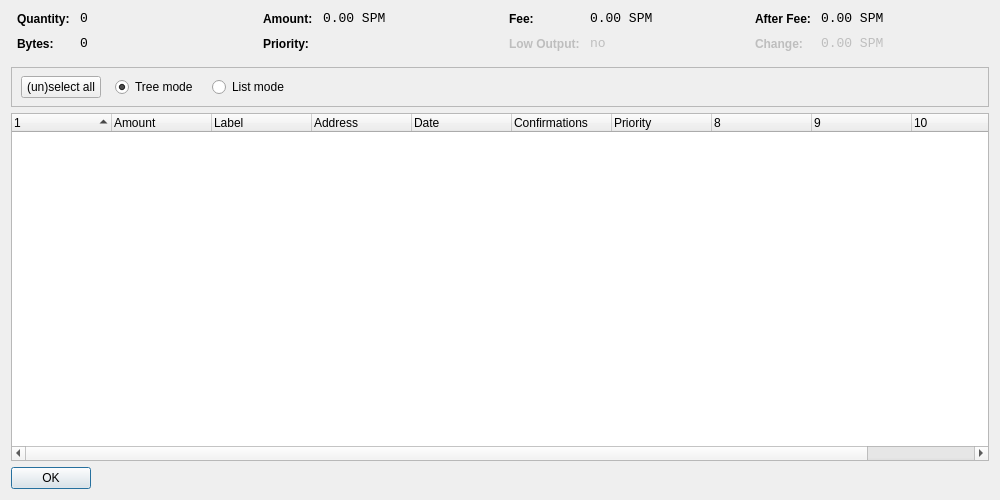
<?xml version="1.0" encoding="UTF-8"?>
<ui version="4.0">
 <class>CoinControlDialog</class>
 <widget class="QDialog" name="CoinControlDialog">
  <property name="geometry">
   <rect>
    <x>0</x>
    <y>0</y>
    <width>1000</width>
    <height>500</height>
   </rect>
  </property>
  <property name="windowTitle">
   <string>Coin Control</string>
  </property>
  <layout class="QVBoxLayout" name="verticalLayout">
   <item>
    <layout class="QHBoxLayout" name="horizontalLayoutTop" stretch="0,0,0,0">
     <property name="topMargin">
      <number>0</number>
     </property>
     <property name="bottomMargin">
      <number>10</number>
     </property>
     <item>
      <layout class="QFormLayout" name="formLayoutCoinControl1">
       <property name="horizontalSpacing">
        <number>10</number>
       </property>
       <property name="verticalSpacing">
        <number>10</number>
       </property>
       <property name="leftMargin">
        <number>6</number>
       </property>
       <property name="rightMargin">
        <number>6</number>
       </property>
       <item row="0" column="0">
        <widget class="QLabel" name="labelCoinControlQuantityText">
         <property name="styleSheet">
          <string notr="true">font-weight:bold;</string>
         </property>
         <property name="text">
          <string>Quantity:</string>
         </property>
        </widget>
       </item>
       <item row="0" column="1">
        <widget class="QLabel" name="labelCoinControlQuantity">
         <property name="font">
          <font>
           <family>Monospace</family>
           <pointsize>10</pointsize>
          </font>
         </property>
         <property name="cursor">
          <cursorShape>IBeamCursor</cursorShape>
         </property>
         <property name="contextMenuPolicy">
          <enum>Qt::ActionsContextMenu</enum>
         </property>
         <property name="text">
          <string notr="true">0</string>
         </property>
         <property name="textInteractionFlags">
          <set>Qt::LinksAccessibleByMouse|Qt::TextSelectableByKeyboard|Qt::TextSelectableByMouse</set>
         </property>
        </widget>
       </item>
       <item row="1" column="0">
        <widget class="QLabel" name="labelCoinControlBytesText">
         <property name="styleSheet">
          <string notr="true">font-weight:bold;</string>
         </property>
         <property name="text">
          <string>Bytes:</string>
         </property>
        </widget>
       </item>
       <item row="1" column="1">
        <widget class="QLabel" name="labelCoinControlBytes">
         <property name="font">
          <font>
           <family>Monospace</family>
           <pointsize>10</pointsize>
          </font>
         </property>
         <property name="cursor">
          <cursorShape>IBeamCursor</cursorShape>
         </property>
         <property name="contextMenuPolicy">
          <enum>Qt::ActionsContextMenu</enum>
         </property>
         <property name="text">
          <string notr="true">0</string>
         </property>
         <property name="textInteractionFlags">
          <set>Qt::LinksAccessibleByMouse|Qt::TextSelectableByKeyboard|Qt::TextSelectableByMouse</set>
         </property>
        </widget>
       </item>
      </layout>
     </item>
     <item>
      <layout class="QFormLayout" name="formLayoutCoinControl2">
       <property name="horizontalSpacing">
        <number>10</number>
       </property>
       <property name="verticalSpacing">
        <number>10</number>
       </property>
       <property name="leftMargin">
        <number>6</number>
       </property>
       <property name="rightMargin">
        <number>6</number>
       </property>
       <item row="0" column="0">
        <widget class="QLabel" name="labelCoinControlAmountText">
         <property name="styleSheet">
          <string notr="true">font-weight:bold;</string>
         </property>
         <property name="text">
          <string>Amount:</string>
         </property>
        </widget>
       </item>
       <item row="0" column="1">
        <widget class="QLabel" name="labelCoinControlAmount">
         <property name="font">
          <font>
           <family>Monospace</family>
           <pointsize>10</pointsize>
          </font>
         </property>
         <property name="cursor">
          <cursorShape>IBeamCursor</cursorShape>
         </property>
         <property name="contextMenuPolicy">
          <enum>Qt::ActionsContextMenu</enum>
         </property>
         <property name="text">
          <string notr="true">0.00 SPM</string>
         </property>
         <property name="textInteractionFlags">
          <set>Qt::LinksAccessibleByMouse|Qt::TextSelectableByKeyboard|Qt::TextSelectableByMouse</set>
         </property>
        </widget>
       </item>
       <item row="1" column="0">
        <widget class="QLabel" name="labelCoinControlPriorityText">
         <property name="styleSheet">
          <string notr="true">font-weight:bold;</string>
         </property>
         <property name="text">
          <string>Priority:</string>
         </property>
        </widget>
       </item>
       <item row="1" column="1">
        <widget class="QLabel" name="labelCoinControlPriority">
         <property name="font">
          <font>
           <family>Monospace</family>
           <pointsize>10</pointsize>
          </font>
         </property>
         <property name="cursor">
          <cursorShape>IBeamCursor</cursorShape>
         </property>
         <property name="contextMenuPolicy">
          <enum>Qt::ActionsContextMenu</enum>
         </property>
         <property name="text">
          <string/>
         </property>
         <property name="textInteractionFlags">
          <set>Qt::LinksAccessibleByMouse|Qt::TextSelectableByKeyboard|Qt::TextSelectableByMouse</set>
         </property>
        </widget>
       </item>
      </layout>
     </item>
     <item>
      <layout class="QFormLayout" name="formLayoutCoinControl3">
       <property name="horizontalSpacing">
        <number>10</number>
       </property>
       <property name="verticalSpacing">
        <number>10</number>
       </property>
       <property name="leftMargin">
        <number>6</number>
       </property>
       <property name="rightMargin">
        <number>6</number>
       </property>
       <item row="0" column="0">
        <widget class="QLabel" name="labelCoinControlFeeText">
         <property name="styleSheet">
          <string notr="true">font-weight:bold;</string>
         </property>
         <property name="text">
          <string>Fee:</string>
         </property>
        </widget>
       </item>
       <item row="0" column="1">
        <widget class="QLabel" name="labelCoinControlFee">
         <property name="font">
          <font>
           <family>Monospace</family>
           <pointsize>10</pointsize>
          </font>
         </property>
         <property name="cursor">
          <cursorShape>IBeamCursor</cursorShape>
         </property>
         <property name="contextMenuPolicy">
          <enum>Qt::ActionsContextMenu</enum>
         </property>
         <property name="text">
          <string notr="true">0.00 SPM</string>
         </property>
         <property name="textInteractionFlags">
          <set>Qt::LinksAccessibleByMouse|Qt::TextSelectableByKeyboard|Qt::TextSelectableByMouse</set>
         </property>
        </widget>
       </item>
       <item row="1" column="0">
        <widget class="QLabel" name="labelCoinControlLowOutputText">
         <property name="enabled">
          <bool>false</bool>
         </property>
         <property name="styleSheet">
          <string notr="true">font-weight:bold;</string>
         </property>
         <property name="text">
          <string>Low Output:</string>
         </property>
        </widget>
       </item>
       <item row="1" column="1">
        <widget class="QLabel" name="labelCoinControlLowOutput">
         <property name="enabled">
          <bool>false</bool>
         </property>
         <property name="font">
          <font>
           <family>Monospace</family>
           <pointsize>10</pointsize>
          </font>
         </property>
         <property name="cursor">
          <cursorShape>IBeamCursor</cursorShape>
         </property>
         <property name="contextMenuPolicy">
          <enum>Qt::ActionsContextMenu</enum>
         </property>
         <property name="text">
          <string notr="true">no</string>
         </property>
         <property name="textInteractionFlags">
          <set>Qt::LinksAccessibleByMouse|Qt::TextSelectableByKeyboard|Qt::TextSelectableByMouse</set>
         </property>
        </widget>
       </item>
      </layout>
     </item>
     <item>
      <layout class="QFormLayout" name="formLayoutCoinControl4">
       <property name="horizontalSpacing">
        <number>10</number>
       </property>
       <property name="verticalSpacing">
        <number>10</number>
       </property>
       <property name="leftMargin">
        <number>6</number>
       </property>
       <property name="rightMargin">
        <number>6</number>
       </property>
       <item row="0" column="0">
        <widget class="QLabel" name="labelCoinControlAfterFeeText">
         <property name="styleSheet">
          <string notr="true">font-weight:bold;</string>
         </property>
         <property name="text">
          <string>After Fee:</string>
         </property>
        </widget>
       </item>
       <item row="0" column="1">
        <widget class="QLabel" name="labelCoinControlAfterFee">
         <property name="font">
          <font>
           <family>Monospace</family>
           <pointsize>10</pointsize>
          </font>
         </property>
         <property name="cursor">
          <cursorShape>IBeamCursor</cursorShape>
         </property>
         <property name="contextMenuPolicy">
          <enum>Qt::ActionsContextMenu</enum>
         </property>
         <property name="text">
          <string notr="true">0.00 SPM</string>
         </property>
         <property name="textInteractionFlags">
          <set>Qt::LinksAccessibleByMouse|Qt::TextSelectableByKeyboard|Qt::TextSelectableByMouse</set>
         </property>
        </widget>
       </item>
       <item row="1" column="0">
        <widget class="QLabel" name="labelCoinControlChangeText">
         <property name="enabled">
          <bool>false</bool>
         </property>
         <property name="styleSheet">
          <string notr="true">font-weight:bold;</string>
         </property>
         <property name="text">
          <string>Change:</string>
         </property>
        </widget>
       </item>
       <item row="1" column="1">
        <widget class="QLabel" name="labelCoinControlChange">
         <property name="enabled">
          <bool>false</bool>
         </property>
         <property name="font">
          <font>
           <family>Monospace</family>
           <pointsize>10</pointsize>
          </font>
         </property>
         <property name="cursor">
          <cursorShape>IBeamCursor</cursorShape>
         </property>
         <property name="contextMenuPolicy">
          <enum>Qt::ActionsContextMenu</enum>
         </property>
         <property name="text">
          <string notr="true">0.00 SPM</string>
         </property>
         <property name="textInteractionFlags">
          <set>Qt::LinksAccessibleByMouse|Qt::TextSelectableByKeyboard|Qt::TextSelectableByMouse</set>
         </property>
        </widget>
       </item>
      </layout>
     </item>
    </layout>
   </item>
   <item>
    <widget class="QFrame" name="frame">
     <property name="minimumSize">
      <size>
       <width>0</width>
       <height>40</height>
      </size>
     </property>
     <property name="frameShape">
      <enum>QFrame::StyledPanel</enum>
     </property>
     <property name="frameShadow">
      <enum>QFrame::Sunken</enum>
     </property>
     <widget class="QWidget" name="horizontalLayoutWidget">
      <property name="geometry">
       <rect>
        <x>10</x>
        <y>0</y>
        <width>781</width>
        <height>41</height>
       </rect>
      </property>
      <layout class="QHBoxLayout" name="horizontalLayoutPanel" stretch="0,0,0,0,0">
       <property name="spacing">
        <number>14</number>
       </property>
       <item>
        <widget class="QPushButton" name="pushButtonSelectAll">
         <property name="sizePolicy">
          <sizepolicy hsizetype="Maximum" vsizetype="Fixed">
           <horstretch>0</horstretch>
           <verstretch>0</verstretch>
          </sizepolicy>
         </property>
         <property name="text">
          <string>(un)select all</string>
         </property>
        </widget>
       </item>
       <item>
        <widget class="QRadioButton" name="radioTreeMode">
         <property name="sizePolicy">
          <sizepolicy hsizetype="Maximum" vsizetype="Fixed">
           <horstretch>0</horstretch>
           <verstretch>0</verstretch>
          </sizepolicy>
         </property>
         <property name="text">
          <string>Tree mode</string>
         </property>
         <property name="checked">
          <bool>true</bool>
         </property>
        </widget>
       </item>
       <item>
        <widget class="QRadioButton" name="radioListMode">
         <property name="sizePolicy">
          <sizepolicy hsizetype="Maximum" vsizetype="Fixed">
           <horstretch>0</horstretch>
           <verstretch>0</verstretch>
          </sizepolicy>
         </property>
         <property name="text">
          <string>List mode</string>
         </property>
        </widget>
       </item>
       <item>
        <spacer name="horizontalSpacer">
         <property name="orientation">
          <enum>Qt::Horizontal</enum>
         </property>
         <property name="sizeHint" stdset="0">
          <size>
           <width>40</width>
           <height>20</height>
          </size>
         </property>
        </spacer>
       </item>
      </layout>
     </widget>
    </widget>
   </item>
   <item>
    <widget class="CoinControlTreeWidget" name="treeWidget">
     <property name="contextMenuPolicy">
      <enum>Qt::CustomContextMenu</enum>
     </property>
     <property name="sortingEnabled">
      <bool>false</bool>
     </property>
     <property name="columnCount">
      <number>11</number>
     </property>
     <attribute name="headerShowSortIndicator" stdset="0">
      <bool>true</bool>
     </attribute>
     <attribute name="headerStretchLastSection">
      <bool>false</bool>
     </attribute>
     <column>
      <property name="text">
       <string/>
      </property>
     </column>
     <column>
      <property name="text">
       <string>Amount</string>
      </property>
     </column>
     <column>
      <property name="text">
       <string>Label</string>
      </property>
     </column>
     <column>
      <property name="text">
       <string>Address</string>
      </property>
     </column>
     <column>
      <property name="text">
       <string>Date</string>
      </property>
     </column>
     <column>
      <property name="text">
       <string>Confirmations</string>
      </property>
      <property name="toolTip">
       <string>Confirmed</string>
      </property>
     </column>
     <column>
      <property name="text">
       <string>Priority</string>
      </property>
     </column>
     <column>
      <property name="text">
       <string/>
      </property>
     </column>
     <column>
      <property name="text">
       <string/>
      </property>
     </column>
     <column>
      <property name="text">
       <string/>
      </property>
     </column>
     <column>
      <property name="text">
       <string/>
      </property>
     </column>
    </widget>
   </item>
   <item>
    <widget class="QDialogButtonBox" name="buttonBox">
     <property name="sizePolicy">
      <sizepolicy hsizetype="Maximum" vsizetype="Fixed">
       <horstretch>0</horstretch>
       <verstretch>0</verstretch>
      </sizepolicy>
     </property>
     <property name="orientation">
      <enum>Qt::Horizontal</enum>
     </property>
     <property name="standardButtons">
      <set>QDialogButtonBox::Ok</set>
     </property>
    </widget>
   </item>
  </layout>
 </widget>
 <customwidgets>
  <customwidget>
   <class>CoinControlTreeWidget</class>
   <extends>QTreeWidget</extends>
   <header>coincontroltreewidget.h</header>
  </customwidget>
 </customwidgets>
 <resources/>
 <connections/>
</ui>
